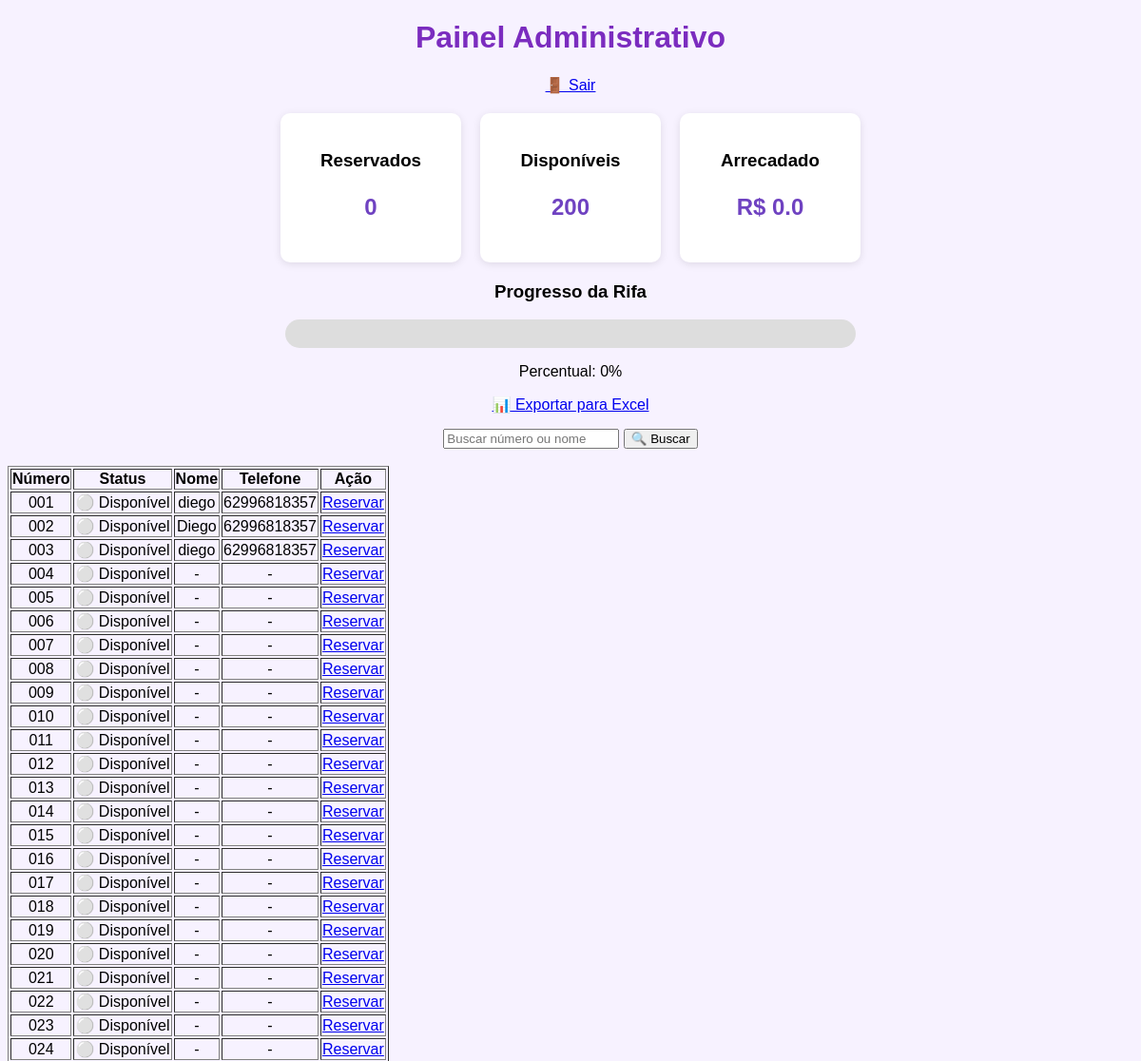
Before: /admin (signed in, upper part) with the older database file.
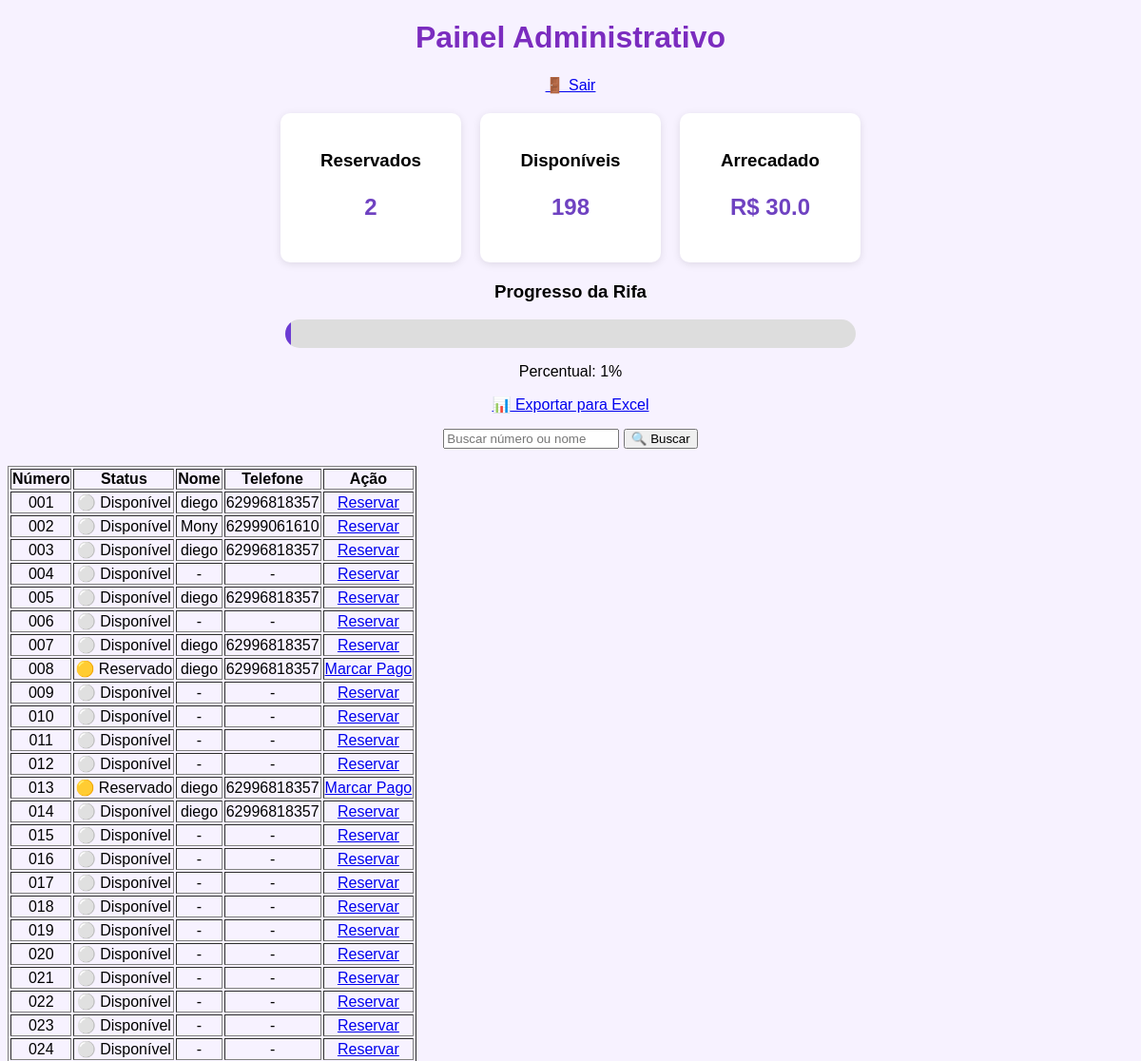
After: the same page with the newer database file.
### models.py (models this page shows)
class Numero(db.Model):
    ...
    id = db.Column(db.Integer, primary_key=True)
    numero = db.Column(
        db.Integer,
        unique=True,
        nullable=False
    )
    status = db.Column(
        db.String(50),
        default="disponivel"
    )
    nome = db.Column(
        db.String(100)
    )
    telefone = db.Column(
        db.String(20)
    )

### app.py (the view)
@app.route("/admin")
def admin():
    if not session.get("admin"):
        return redirect("/login")
    busca = request.args.get("busca", "")
    if busca:
        numeros = Numero.query.filter(
        (Numero.nome.contains(busca)) |
        (Numero.numero.like(f"%{busca}%"))
    ).order_by(Numero.numero).all()
    else:
        numeros = Numero.query.order_by(
        Numero.numero
    ).all()
    reservados = Numero.query.filter(
        Numero.status.in_(["reservado", "pago"])
    ).count()
    disponiveis = Numero.query.filter_by(
        status="disponivel"
    ).count()
    arrecadado = reservados * VALOR_NUMERO
    percentual = round((reservados / 200) * 100)
    return render_template(
    "admin.html",
    numeros=numeros,
    reservados=reservados,
    disponiveis=disponiveis,
    arrecadado=arrecadado,
    percentual=percentual,
    busca=busca
    )

### templates/admin.html (shortened to what this page needs)
<!doctype html>
<html lang="pt-BR">
  <head>
    <link
      rel="stylesheet"
      href="{{ url_for('static', filename='css/style.css') }}"
    />
  </head>
  <body>
    <div class="container">
      <h1>Painel Administrativo</h1>
      <p>
        <a href="/logout">🚪 Sair</a>
      </p>
      <div class="dashboard">
        <div class="card">
          <h3>Reservados</h3>
          <p>{{ reservados }}</p>
        </div>
        <div class="card">
          <h3>Disponíveis</h3>
          <p>{{ disponiveis }}</p>
        </div>
        <div class="card">
          <h3>Arrecadado</h3>
          <p>R$ {{ arrecadado }}</p>
        </div>
      </div>
      <h3>Progresso da Rifa</h3>
      <div class="barra">
        <div
          class="preenchimento"
          id="barra-progresso"
          style="width: 50%"
        ></div>
      </div>
      <p>Percentual: {{ percentual }}%</p>
      <p>
        <a href="/exportar">📊 Exportar para Excel</a>
      </p>
      <form method="GET" action="/admin">
        <input
          type="text"
          name="busca"
          placeholder="Buscar número ou nome"
          value="{{ busca or '' }}"
        />
        <button type="submit">🔍 Buscar</button>
      </form>
      <br />
      <table border="1">
        <tr>
          <th>Número</th>
          <th>Status</th>
          <th>Nome</th>
          <th>Telefone</th>
          <th>Ação</th>
        </tr>
        {% for numero in numeros %}
        <tr>
          <td>{{ "%03d"|format(numero.numero) }}</td>
          <td>
            {% if numero.status == "pago" %} 🟢 Pago {% elif numero.status ==
            "reservado" %} 🟡 Reservado {% else %} ⚪ Disponível {% endif %}
          </td>
          <td>{{ numero.nome or "-" }}</td>
          <td>{{ numero.telefone or "-" }}</td>
          <td>
            <a href="/toggle/{{ numero.id }}">
              {% if numero.status == "disponivel" %} Reservar {% elif
              numero.status == "reservado" %} Marcar Pago {% else %} Liberar {%
              endif %}
            </a>
          </td>
        </tr>
        {% endfor %}
      </table>
    </div>
  </body>
</html>

### static/css/style.css (style rules this page uses)
body { font-family: Arial; text-align: center; background: #f7f2ff; }
h1 { color: #7b2cbf; }
.dashboard { display: flex; justify-content: center; gap: 20px; margin: 20px 0; }
.card { background: white; padding: 20px; border-radius: 10px; min-width: 150px; text-align: center; box-shadow: 0 2px 8px rgba(0, 0, 0, 0.1); }
.card h3 { margin-bottom: 10px; }
.card p { font-size: 24px; font-weight: bold; color: #6f42c1; }
.barra { width: 600px; max-width: 90%; height: 30px; background: #ddd; border-radius: 20px; overflow: hidden; margin: 15px auto; }
.preenchimento { width: 50%; height: 100%; background: #6c3bd4; transition: 0.5s; }

Changed rows visible on the page:
changed Numero: nome "Diego" → "Mony"; telefone "62996818357" → "62999061610"
changed Numero (number 5 of 24 on the later page): nome "-" → "diego"; telefone "-" → "62996818357"
changed Numero (number 7 of 24 on the later page): nome "-" → "diego"; telefone "-" → "62996818357"
changed Numero (number 8 of 24 on the later page): nome "-" → "diego"; telefone "-" → "62996818357"; status "⚪ Disponível Reservar" → "🟡 Reservado Marcar Pago"
changed Numero (number 13 of 24 on the later page): nome "-" → "diego"; telefone "-" → "62996818357"; status "⚪ Disponível Reservar" → "🟡 Reservado Marcar Pago"
changed Numero (number 14 of 24 on the later page): nome "-" → "diego"; telefone "-" → "62996818357"
Other visible differences:
{{ reservados }}: "0" → "2"
{{ disponiveis }}: "200" → "198"
{{ arrecadado }}: "0.0" → "30.0"
{{ percentual }}: "0" → "1"
